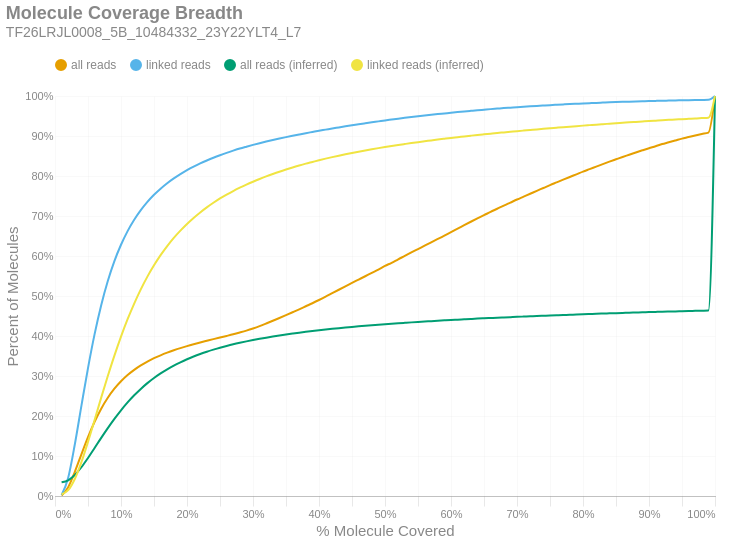

The notebook cell this image was saved under:
### Markdown cell above
### Molecule Read Coverage
This chart shows molecule coverage breadth as computed by the number of bases aligned to that molecule. In other words, "*how much of each unique long molecule is actually sequenced/aligned?*" Keep in mind there is a distinction between sequences and alignments, since some sequences belonging to a particular molecule may not align well and wouldn't appear in the alignment data. This chart also shows molecule coverage breadth as computed by the *inferred fragment* from which the aligned sequences originate. Unlike read coverage, this calculation takes into account the total insert size, including unsequenced gaps between the forward and reverse reads. Like the previous figures, these are cumulative percents.

### Code cell
if SKIPLR:
    print_html(f"Skipped")
else:
    binned_df = consolidated_hist(valids['coverage_bp'], mask, 0.01, True)
    binned_df_inf = consolidated_hist(valids['coverage_inserts'], mask, 0.01, True)
    binned_df = binned_df.with_columns(pl.lit(binned_df_inf['all reads (cumsum)']).alias('all reads (inferred)'))
    binned_df = binned_df.with_columns(pl.lit(binned_df_inf['linked reads (cumsum)']).alias('linked reads (inferred)'))
    binned_df = binned_df.with_columns(
        (pl.col('bin').cast(pl.Float64) + 0.01).alias('right_edge')
    )

    with SafeRender(binned_df):
        (
            density_plot(binned_df, 'Molecule Coverage Breadth', samplename, 'molcov', ['all reads (inferred)','linked reads (inferred)'])
            .encode(
                #x=alt.X('bin:Q', title="% Molecule Covered").axis(format = '%').scale(padding=0),
                x=alt.X('right_edge:Q', title="% Molecule Covered").axis(format='%').scale(padding=0),
                y=alt.Y('value:Q', title='Percent of Molecules')
                    .axis(format='%')
                    .stack(False)
                    .scale(domainMin=0, padding=0),
                color=alt.Color("key:N").scale(domain = ["all reads", "linked reads", "all reads (inferred)", "linked reads (inferred)"]),
                tooltip = [
                    alt.Tooltip("key:N", title = "Data Type"),
                    alt.Tooltip("range_label:N", title="% Molecule Covered"),
                    alt.Tooltip("value:Q", format = ".2%", title="% Molecules")
                ]
            )
        ).display()

### Figure 1 — Vega-Lite specification as saved in the notebook (floating-point values rounded to 4 significant figures)
{"width": "container", "height": 400, "config": {"title": {"anchor": "start", "dy": -15, "fontSize": 18, "color": "#888888", "subtitleColor": "#888888", "subtitleFontSize": 14}, "arc": {"fill": "#0072B2"}, "axis": {"domainColor": "#888888", "domainWidth": 0.5, "gridWidth": 0.2, "grid": false, "titleFontWeight": 400, "titleFontSize": 15, "labelFontSize": 11, "labelColor": "#888888", "tickColor": "#888888", "tickWidth": 0.2, "titleColor": "#888888"}, "axisBand": {"grid": false}, "axisX": {"grid": true, "tickSize": 10, "domainCap": "round"}, "axisY": {"domain": false, "grid": true, "tickSize": 0, "domainCap": "round"}, "background": "transparent", "header": {"labelFontSize": 15, "labelColor": "#888888", "titleFontSize": 15, "titleFontWeight": 600, "titleColor": "#888888"}, "legend": {"labelFont": "sans-serif", "labelFontSize": 12, "labelColor": "#888888", "symbolSize": 100, "symbolType": "circle", "titleFontSize": 12, "titlePadding": 10, "titleColor": "#888888", "title": null, "orient": "top"}, "range": {"category": ["#E69F00", "#56B4E9", "#009E73", "#F0E442", "#0072B2", "#D55E00", "#CC79A7", "#000000"], "diverging": ["#cfe8f3", "#a2d4ec", "#73bfe2", "#46abdb", "#1696d2", "#12719e"]}, "area": {"fill": "#0072B2", "fillOpacity": 0.7, "line": true, "strokeOpacity": 0.7}, "line": {"color": "#0072B2", "stroke": "#0072B2", "strokeWidth": 2}, "trail": {"color": "#0072B2", "stroke": "#0072B2", "strokeWidth": 0, "size": 1}, "point": {"filled": true, "fillOpacity": 1.0, "size": 95}, "text": {"color": "#888888", "fontSize": 11, "align": "right", "fontWeight": 400, "size": 11}, "bar": {"fill": "#0072B2", "stroke": null}, "view": {"stroke": null, "continuousWidth": 660, "continuousHeight": 400}}, "data": {"name": "data-b8bf8a29a9e27fe9c34efe17f295a091"}, "mark": {"type": "line", "interpolate": "monotone", "point": {"opacity": 0, "size": 275}}, "encoding": {"color": {"field": "key", "scale": {"domain": ["all reads", "linked reads", "all reads (inferred)", "linked reads (inferred)"]}, "type": "nominal"}, "tooltip": [{"field": "key", "title": "Data Type", "type": "nominal"}, {"field": "range_label", "title": "% Molecule Covered", "type": "nominal"}, {"field": "value", "format": ".2%", "title": "% Molecules", "type": "quantitative"}], "x": {"axis": {"format": "%"}, "field": "right_edge", "scale": {"padding": 0}, "title": "% Molecule Covered", "type": "quantitative"}, "y": {"axis": {"format": "%"}, "field": "value", "scale": {"domainMin": 0, "padding": 0}, "stack": false, "title": "Percent of Molecules", "type": "quantitative"}}, "params": [{"name": "param_c36ac31b6afebe62", "select": {"type": "point", "fields": ["key"]}, "bind": "legend"}], "title": {"text": "Molecule Coverage Breadth", "subtitle": "TF26LRJL0008_5B_10484332_23Y22YLT4_L7"}, "transform": [{"fold": ["all reads (cumsum)", "linked reads (cumsum)", "all reads (inferred)", "linked reads (inferred)"]}, {"calculate": "replace(datum.key, ' (cumsum)', '')", "as": "key"}, {"filter": {"param": "param_c36ac31b6afebe62"}}], "usermeta": {"embedOptions": {"downloadFileName": "TF26LRJL0008_5B_10484332_23Y22YLT4_L7.molcov"}}, "$schema": "https://vega.github.io/schema/vega-lite/v6.4.1.json", "datasets": {"data-b8bf8a29a9e27fe9c34efe17f295a091": [{"bin": "0.0", "interval": "0.0-0.01", "all reads": 0.001442, "linked reads": 0.002404, "all reads (cumsum)": 0.001442, "linked reads (cumsum)": 0.002404, "range_label": "0.0-0.01", "all reads (inferred)": 0.03412, "linked reads (inferred)": 0.004541, "right_edge": 0.01}, {"bin": "0.01", "interval": "0.01-0.02", "all reads": 0.02068, "linked reads": 0.04344, "all reads (cumsum)": 0.02212, "linked reads (cumsum)": 0.04585, "range_label": "0.01-0.02", "all reads (inferred)": 0.03934, "linked reads (inferred)": 0.01459, "right_edge": 0.02}, {"bin": "0.02", "interval": "0.02-0.03", "all reads": 0.03817, "linked reads": 0.0829, "all reads (cumsum)": 0.06029, "linked reads (cumsum)": 0.1287, "range_label": "0.02-0.03", "all reads (inferred)": 0.05251, "linked reads (inferred)": 0.04249, "right_edge": 0.03}, {"bin": "0.03", "interval": "0.03-0.04", "all reads": 0.04399, "linked reads": 0.09667, "all reads (cumsum)": 0.1043, "linked reads (cumsum)": 0.2254, "range_label": "0.03-0.04", "all reads (inferred)": 0.0719, "linked reads (inferred)": 0.08465, "right_edge": 0.04}, {"bin": "0.04", "interval": "0.04-0.05", "all reads": 0.04284, "linked reads": 0.0944, "all reads (cumsum)": 0.1471, "linked reads (cumsum)": 0.3198, "range_label": "0.04-0.05", "all reads (inferred)": 0.09508, "linked reads (inferred)": 0.1354, "right_edge": 0.05}, {"bin": "0.05", "interval": "0.05-0.06", "all reads": 0.03844, "linked reads": 0.08483, "all reads (cumsum)": 0.1856, "linked reads (cumsum)": 0.4046, "range_label": "0.05-0.06", "all reads (inferred)": 0.12, "linked reads (inferred)": 0.1901, "right_edge": 0.06}, {"bin": "0.06", "interval": "0.06-0.07", "all reads": 0.03281, "linked reads": 0.07241, "all reads (cumsum)": 0.2184, "linked reads (cumsum)": 0.4771, "range_label": "0.06-0.07", "all reads (inferred)": 0.1453, "linked reads (inferred)": 0.2459, "right_edge": 0.07}, {"bin": "0.07", "interval": "0.07-0.08", "all reads": 0.02737, "linked reads": 0.0604, "all reads (cumsum)": 0.2457, "linked reads (cumsum)": 0.5375, "range_label": "0.07-0.08", "all reads (inferred)": 0.1697, "linked reads (inferred)": 0.2998, "right_edge": 0.08}, {"bin": "0.08", "interval": "0.08-0.09", "all reads": 0.02258, "linked reads": 0.04974, "all reads (cumsum)": 0.2683, "linked reads (cumsum)": 0.5872, "range_label": "0.08-0.09", "all reads (inferred)": 0.1928, "linked reads (inferred)": 0.351, "right_edge": 0.09}, {"bin": "0.09", "interval": "0.09-0.1", "all reads": 0.01859, "linked reads": 0.0409, "all reads (cumsum)": 0.2869, "linked reads (cumsum)": 0.6281, "range_label": "0.09-0.1", "all reads (inferred)": 0.2143, "linked reads (inferred)": 0.3986, "right_edge": 0.1}, {"bin": "0.1", "interval": "0.1-0.11", "all reads": 0.01555, "linked reads": 0.03414, "all reads (cumsum)": 0.3025, "linked reads (cumsum)": 0.6622, "range_label": "0.1-0.11", "all reads (inferred)": 0.234, "linked reads (inferred)": 0.442, "right_edge": 0.11}, {"bin": "0.11", "interval": "0.11-0.12", "all reads": 0.01295, "linked reads": 0.02831, "all reads (cumsum)": 0.3154, "linked reads (cumsum)": 0.6905, "range_label": "0.11-0.12", "all reads (inferred)": 0.2517, "linked reads (inferred)": 0.4812, "right_edge": 0.12}, {"bin": "0.12", "interval": "0.12-0.13", "all reads": 0.01107, "linked reads": 0.02404, "all reads (cumsum)": 0.3265, "linked reads (cumsum)": 0.7146, "range_label": "0.12-0.13", "all reads (inferred)": 0.2678, "linked reads (inferred)": 0.5167, "right_edge": 0.13}, {"bin": "0.13", "interval": "0.13-0.14", "all reads": 0.009576, "linked reads": 0.02061, "all reads (cumsum)": 0.3361, "linked reads (cumsum)": 0.7352, "range_label": "0.13-0.14", "all reads (inferred)": 0.2821, "linked reads (inferred)": 0.5485, "right_edge": 0.14}, {"bin": "0.14", "interval": "0.14-0.15", "all reads": 0.008395, "linked reads": 0.01788, "all reads (cumsum)": 0.3445, "linked reads (cumsum)": 0.7531, "range_label": "0.14-0.15", "all reads (inferred)": 0.295, "linked reads (inferred)": 0.5768, "right_edge": 0.15}, {"bin": "0.15", "interval": "0.15-0.16", "all reads": 0.007304, "linked reads": 0.01533, "all reads (cumsum)": 0.3518, "linked reads (cumsum)": 0.7684, "range_label": "0.15-0.16", "all reads (inferred)": 0.3065, "linked reads (inferred)": 0.6023, "right_edge": 0.16}, {"bin": "0.16", "interval": "0.16-0.17", "all reads": 0.006549, "linked reads": 0.01356, "all reads (cumsum)": 0.3583, "linked reads (cumsum)": 0.782, "range_label": "0.16-0.17", "all reads (inferred)": 0.3167, "linked reads (inferred)": 0.6249, "right_edge": 0.17}, {"bin": "0.17", "interval": "0.17-0.18", "all reads": 0.00594, "linked reads": 0.01208, "all reads (cumsum)": 0.3642, "linked reads (cumsum)": 0.794, "range_label": "0.17-0.18", "all reads (inferred)": 0.326, "linked reads (inferred)": 0.6453, "right_edge": 0.18}, {"bin": "0.18", "interval": "0.18-0.19", "all reads": 0.005451, "linked reads": 0.01081, "all reads (cumsum)": 0.3697, "linked reads (cumsum)": 0.8048, "range_label": "0.18-0.19", "all reads (inferred)": 0.3342, "linked reads (inferred)": 0.6634, "right_edge": 0.19}, {"bin": "0.19", "interval": "0.19-0.2", "all reads": 0.005038, "linked reads": 0.009778, "all reads (cumsum)": 0.3747, "linked reads (cumsum)": 0.8146, "range_label": "0.19-0.2", "all reads (inferred)": 0.3418, "linked reads (inferred)": 0.6802, "right_edge": 0.2}, {"bin": "0.2", "interval": "0.2-0.21", "all reads": 0.004634, "linked reads": 0.008775, "all reads (cumsum)": 0.3794, "linked reads (cumsum)": 0.8234, "range_label": "0.2-0.21", "all reads (inferred)": 0.3486, "linked reads (inferred)": 0.6952, "right_edge": 0.21}, {"bin": "0.21", "interval": "0.21-0.22", "all reads": 0.00437, "linked reads": 0.008022, "all reads (cumsum)": 0.3837, "linked reads (cumsum)": 0.8314, "range_label": "0.21-0.22", "all reads (inferred)": 0.3549, "linked reads (inferred)": 0.7089, "right_edge": 0.22}, {"bin": "0.22", "interval": "0.22-0.23", "all reads": 0.004224, "linked reads": 0.007391, "all reads (cumsum)": 0.388, "linked reads (cumsum)": 0.8388, "range_label": "0.22-0.23", "all reads (inferred)": 0.3606, "linked reads (inferred)": 0.7216, "right_edge": 0.23}, {"bin": "0.23", "interval": "0.23-0.24", "all reads": 0.004216, "linked reads": 0.006895, "all reads (cumsum)": 0.3922, "linked reads (cumsum)": 0.8457, "range_label": "0.23-0.24", "all reads (inferred)": 0.3658, "linked reads (inferred)": 0.7331, "right_edge": 0.24}, {"bin": "0.24", "interval": "0.24-0.25", "all reads": 0.004081, "linked reads": 0.006312, "all reads (cumsum)": 0.3963, "linked reads (cumsum)": 0.852, "range_label": "0.24-0.25", "all reads (inferred)": 0.3707, "linked reads (inferred)": 0.7438, "right_edge": 0.25}, {"bin": "0.25", "interval": "0.25-0.26", "all reads": 0.003958, "linked reads": 0.005842, "all reads (cumsum)": 0.4002, "linked reads (cumsum)": 0.8579, "range_label": "0.25-0.26", "all reads (inferred)": 0.3751, "linked reads (inferred)": 0.7534, "right_edge": 0.26}, {"bin": "0.26", "interval": "0.26-0.27", "all reads": 0.00407, "linked reads": 0.00548, "all reads (cumsum)": 0.4043, "linked reads (cumsum)": 0.8633, "range_label": "0.26-0.27", "all reads (inferred)": 0.3792, "linked reads (inferred)": 0.7624, "right_edge": 0.27}, {"bin": "0.27", "interval": "0.27-0.28", "all reads": 0.004441, "linked reads": 0.005213, "all reads (cumsum)": 0.4087, "linked reads (cumsum)": 0.8685, "range_label": "0.27-0.28", "all reads (inferred)": 0.383, "linked reads (inferred)": 0.7707, "right_edge": 0.28}, {"bin": "0.28", "interval": "0.28-0.29", "all reads": 0.004691, "linked reads": 0.004678, "all reads (cumsum)": 0.4134, "linked reads (cumsum)": 0.8732, "range_label": "0.28-0.29", "all reads (inferred)": 0.3865, "linked reads (inferred)": 0.7785, "right_edge": 0.29}, {"bin": "0.29", "interval": "0.29-0.3", "all reads": 0.005298, "linked reads": 0.004508, "all reads (cumsum)": 0.4187, "linked reads (cumsum)": 0.8777, "range_label": "0.29-0.3", "all reads (inferred)": 0.3898, "linked reads (inferred)": 0.7857, "right_edge": 0.3}, {"bin": "0.3", "interval": "0.3-0.31", "all reads": 0.0059, "linked reads": 0.004257, "all reads (cumsum)": 0.4246, "linked reads (cumsum)": 0.882, "range_label": "0.3-0.31", "all reads (inferred)": 0.3929, "linked reads (inferred)": 0.7926, "right_edge": 0.31}, {"bin": "0.31", "interval": "0.31-0.32", "all reads": 0.006586, "linked reads": 0.004024, "all reads (cumsum)": 0.4312, "linked reads (cumsum)": 0.886, "range_label": "0.31-0.32", "all reads (inferred)": 0.3959, "linked reads (inferred)": 0.799, "right_edge": 0.32}, {"bin": "0.32", "interval": "0.32-0.33", "all reads": 0.006903, "linked reads": 0.003816, "all reads (cumsum)": 0.4381, "linked reads (cumsum)": 0.8898, "range_label": "0.32-0.33", "all reads (inferred)": 0.3986, "linked reads (inferred)": 0.8051, "right_edge": 0.33}, {"bin": "0.33", "interval": "0.33-0.34", "all reads": 0.006872, "linked reads": 0.003706, "all reads (cumsum)": 0.445, "linked reads (cumsum)": 0.8935, "range_label": "0.33-0.34", "all reads (inferred)": 0.4013, "linked reads (inferred)": 0.8108, "right_edge": 0.34}, {"bin": "0.34", "interval": "0.34-0.35", "all reads": 0.007089, "linked reads": 0.003603, "all reads (cumsum)": 0.4521, "linked reads (cumsum)": 0.8971, "range_label": "0.34-0.35", "all reads (inferred)": 0.4037, "linked reads (inferred)": 0.8162, "right_edge": 0.35}, {"bin": "0.35", "interval": "0.35-0.36", "all reads": 0.007253, "linked reads": 0.003393, "all reads (cumsum)": 0.4593, "linked reads (cumsum)": 0.9005, "range_label": "0.35-0.36", "all reads (inferred)": 0.4061, "linked reads (inferred)": 0.8213, "right_edge": 0.36}, {"bin": "0.36", "interval": "0.36-0.37", "all reads": 0.007334, "linked reads": 0.003331, "all reads (cumsum)": 0.4667, "linked reads (cumsum)": 0.9039, "range_label": "0.36-0.37", "all reads (inferred)": 0.4083, "linked reads (inferred)": 0.8263, "right_edge": 0.37}, {"bin": "0.37", "interval": "0.37-0.38", "all reads": 0.00765, "linked reads": 0.003226, "all reads (cumsum)": 0.4743, "linked reads (cumsum)": 0.9071, "range_label": "0.37-0.38", "all reads (inferred)": 0.4104, "linked reads (inferred)": 0.8309, "right_edge": 0.38}, {"bin": "0.38", "interval": "0.38-0.39", "all reads": 0.007635, "linked reads": 0.003006, "all reads (cumsum)": 0.4819, "linked reads (cumsum)": 0.9101, "range_label": "0.38-0.39", "all reads (inferred)": 0.4124, "linked reads (inferred)": 0.8351, "right_edge": 0.39}, {"bin": "0.39", "interval": "0.39-0.4", "all reads": 0.008041, "linked reads": 0.003013, "all reads (cumsum)": 0.49, "linked reads (cumsum)": 0.9131, "range_label": "0.39-0.4", "all reads (inferred)": 0.4143, "linked reads (inferred)": 0.8394, "right_edge": 0.4}, {"bin": "0.4", "interval": "0.4-0.41", "all reads": 0.008265, "linked reads": 0.00281, "all reads (cumsum)": 0.4982, "linked reads (cumsum)": 0.9159, "range_label": "0.4-0.41", "all reads (inferred)": 0.4162, "linked reads (inferred)": 0.8435, "right_edge": 0.41}, {"bin": "0.41", "interval": "0.41-0.42", "all reads": 0.00871, "linked reads": 0.00286, "all reads (cumsum)": 0.507, "linked reads (cumsum)": 0.9188, "range_label": "0.41-0.42", "all reads (inferred)": 0.4179, "linked reads (inferred)": 0.8472, "right_edge": 0.42}, {"bin": "0.42", "interval": "0.42-0.43", "all reads": 0.008682, "linked reads": 0.0027, "all reads (cumsum)": 0.5156, "linked reads (cumsum)": 0.9215, "range_label": "0.42-0.43", "all reads (inferred)": 0.4196, "linked reads (inferred)": 0.8509, "right_edge": 0.43}, {"bin": "0.43", "interval": "0.43-0.44", "all reads": 0.008603, "linked reads": 0.002727, "all reads (cumsum)": 0.5242, "linked reads (cumsum)": 0.9242, "range_label": "0.43-0.44", "all reads (inferred)": 0.4212, "linked reads (inferred)": 0.8543, "right_edge": 0.44}, {"bin": "0.44", "interval": "0.44-0.45", "all reads": 0.008458, "linked reads": 0.002636, "all reads (cumsum)": 0.5327, "linked reads (cumsum)": 0.9268, "range_label": "0.44-0.45", "all reads (inferred)": 0.4227, "linked reads (inferred)": 0.8576, "right_edge": 0.45}, {"bin": "0.45", "interval": "0.45-0.46", "all reads": 0.008321, "linked reads": 0.002483, "all reads (cumsum)": 0.541, "linked reads (cumsum)": 0.9293, "range_label": "0.45-0.46", "all reads (inferred)": 0.4241, "linked reads (inferred)": 0.8607, "right_edge": 0.46}, {"bin": "0.46", "interval": "0.46-0.47", "all reads": 0.008322, "linked reads": 0.002445, "all reads (cumsum)": 0.5493, "linked reads (cumsum)": 0.9318, "range_label": "0.46-0.47", "all reads (inferred)": 0.4255, "linked reads (inferred)": 0.8638, "right_edge": 0.47}, {"bin": "0.47", "interval": "0.47-0.48", "all reads": 0.00845, "linked reads": 0.002432, "all reads (cumsum)": 0.5578, "linked reads (cumsum)": 0.9342, "range_label": "0.47-0.48", "all reads (inferred)": 0.4269, "linked reads (inferred)": 0.8668, "right_edge": 0.48}, {"bin": "0.48", "interval": "0.48-0.49", "all reads": 0.00824, "linked reads": 0.002352, "all reads (cumsum)": 0.566, "linked reads (cumsum)": 0.9366, "range_label": "0.48-0.49", "all reads (inferred)": 0.4282, "linked reads (inferred)": 0.8697, "right_edge": 0.49}, {"bin": "0.49", "interval": "0.49-0.5", "all reads": 0.009102, "linked reads": 0.002399, "all reads (cumsum)": 0.5751, "linked reads (cumsum)": 0.939, "range_label": "0.49-0.5", "all reads (inferred)": 0.4295, "linked reads (inferred)": 0.8724, "right_edge": 0.5}, {"bin": "0.5", "interval": "0.5-0.51", "all reads": 0.007904, "linked reads": 0.002162, "all reads (cumsum)": 0.583, "linked reads (cumsum)": 0.9411, "range_label": "0.5-0.51", "all reads (inferred)": 0.4307, "linked reads (inferred)": 0.8751, "right_edge": 0.51}, {"bin": "0.51", "interval": "0.51-0.52", "all reads": 0.00877, "linked reads": 0.002165, "all reads (cumsum)": 0.5918, "linked reads (cumsum)": 0.9433, "range_label": "0.51-0.52", "all reads (inferred)": 0.4319, "linked reads (inferred)": 0.8775, "right_edge": 0.52}, {"bin": "0.52", "interval": "0.52-0.53", "all reads": 0.008402, "linked reads": 0.002091, "all reads (cumsum)": 0.6002, "linked reads (cumsum)": 0.9454, "range_label": "0.52-0.53", "all reads (inferred)": 0.433, "linked reads (inferred)": 0.88, "right_edge": 0.53}, {"bin": "0.53", "interval": "0.53-0.54", "all reads": 0.008677, "linked reads": 0.002022, "all reads (cumsum)": 0.6089, "linked reads (cumsum)": 0.9474, "range_label": "0.53-0.54", "all reads (inferred)": 0.4341, "linked reads (inferred)": 0.8823, "right_edge": 0.54}, {"bin": "0.54", "interval": "0.54-0.55", "all reads": 0.00836, "linked reads": 0.00193, "all reads (cumsum)": 0.6172, "linked reads (cumsum)": 0.9493, "range_label": "0.54-0.55", "all reads (inferred)": 0.4351, "linked reads (inferred)": 0.8846, "right_edge": 0.55}, {"bin": "0.55", "interval": "0.55-0.56", "all reads": 0.008633, "linked reads": 0.001881, "all reads (cumsum)": 0.6259, "linked reads (cumsum)": 0.9512, "range_label": "0.55-0.56", "all reads (inferred)": 0.4361, "linked reads (inferred)": 0.8868, "right_edge": 0.56}, {"bin": "0.56", "interval": "0.56-0.57", "all reads": 0.008437, "linked reads": 0.001796, "all reads (cumsum)": 0.6343, "linked reads (cumsum)": 0.953, "range_label": "0.56-0.57", "all reads (inferred)": 0.4371, "linked reads (inferred)": 0.8889, "right_edge": 0.57}, {"bin": "0.57", "interval": "0.57-0.58", "all reads": 0.008261, "linked reads": 0.001753, "all reads (cumsum)": 0.6426, "linked reads (cumsum)": 0.9548, "range_label": "0.57-0.58", "all reads (inferred)": 0.4381, "linked reads (inferred)": 0.8911, "right_edge": 0.58}, {"bin": "0.58", "interval": "0.58-0.59", "all reads": 0.008434, "linked reads": 0.001685, "all reads (cumsum)": 0.651, "linked reads (cumsum)": 0.9564, "range_label": "0.58-0.59", "all reads (inferred)": 0.4391, "linked reads (inferred)": 0.8932, "right_edge": 0.59}, {"bin": "0.59", "interval": "0.59-0.6", "all reads": 0.008786, "linked reads": 0.001718, "all reads (cumsum)": 0.6598, "linked reads (cumsum)": 0.9582, "range_label": "0.59-0.6", "all reads (inferred)": 0.44, "linked reads (inferred)": 0.8952, "right_edge": 0.6}, {"bin": "0.6", "interval": "0.6-0.61", "all reads": 0.008482, "linked reads": 0.001621, "all reads (cumsum)": 0.6683, "linked reads (cumsum)": 0.9598, "range_label": "0.6-0.61", "all reads (inferred)": 0.4409, "linked reads (inferred)": 0.8971, "right_edge": 0.61}, {"bin": "0.61", "interval": "0.61-0.62", "all reads": 0.008786, "linked reads": 0.001556, "all reads (cumsum)": 0.6771, "linked reads (cumsum)": 0.9613, "range_label": "0.61-0.62", "all reads (inferred)": 0.4417, "linked reads (inferred)": 0.8989, "right_edge": 0.62}, {"bin": "0.62", "interval": "0.62-0.63", "all reads": 0.008566, "linked reads": 0.001518, "all reads (cumsum)": 0.6856, "linked reads (cumsum)": 0.9629, "range_label": "0.62-0.63", "all reads (inferred)": 0.4426, "linked reads (inferred)": 0.9008, "right_edge": 0.63}, {"bin": "0.63", "interval": "0.63-0.64", "all reads": 0.008361, "linked reads": 0.001505, "all reads (cumsum)": 0.694, "linked reads (cumsum)": 0.9644, "range_label": "0.63-0.64", "all reads (inferred)": 0.4434, "linked reads (inferred)": 0.9026, "right_edge": 0.64}, {"bin": "0.64", "interval": "0.64-0.65", "all reads": 0.008056, "linked reads": 0.001411, "all reads (cumsum)": 0.7021, "linked reads (cumsum)": 0.9658, "range_label": "0.64-0.65", "all reads (inferred)": 0.4442, "linked reads (inferred)": 0.9043, "right_edge": 0.65}, {"bin": "0.65", "interval": "0.65-0.66", "all reads": 0.008229, "linked reads": 0.001413, "all reads (cumsum)": 0.7103, "linked reads (cumsum)": 0.9672, "range_label": "0.65-0.66", "all reads (inferred)": 0.445, "linked reads (inferred)": 0.9059, "right_edge": 0.66}, {"bin": "0.66", "interval": "0.66-0.67", "all reads": 0.007812, "linked reads": 0.001269, "all reads (cumsum)": 0.7181, "linked reads (cumsum)": 0.9684, "range_label": "0.66-0.67", "all reads (inferred)": 0.4457, "linked reads (inferred)": 0.9075, "right_edge": 0.67}, {"bin": "0.67", "interval": "0.67-0.68", "all reads": 0.00792, "linked reads": 0.001285, "all reads (cumsum)": 0.726, "linked reads (cumsum)": 0.9697, "range_label": "0.67-0.68", "all reads (inferred)": 0.4465, "linked reads (inferred)": 0.909, "right_edge": 0.68}, {"bin": "0.68", "interval": "0.68-0.69", "all reads": 0.00757, "linked reads": 0.001151, "all reads (cumsum)": 0.7336, "linked reads (cumsum)": 0.9709, "range_label": "0.68-0.69", "all reads (inferred)": 0.4472, "linked reads (inferred)": 0.9106, "right_edge": 0.69}, {"bin": "0.69", "interval": "0.69-0.7", "all reads": 0.007599, "linked reads": 0.001164, "all reads (cumsum)": 0.7412, "linked reads (cumsum)": 0.972, "range_label": "0.69-0.7", "all reads (inferred)": 0.4479, "linked reads (inferred)": 0.9121, "right_edge": 0.7}, {"bin": "0.7", "interval": "0.7-0.71", "all reads": 0.007222, "linked reads": 0.001113, "all reads (cumsum)": 0.7484, "linked reads (cumsum)": 0.9732, "range_label": "0.7-0.71", "all reads (inferred)": 0.4486, "linked reads (inferred)": 0.9136, "right_edge": 0.71}, {"bin": "0.71", "interval": "0.71-0.72", "all reads": 0.007216, "linked reads": 0.001078, "all reads (cumsum)": 0.7556, "linked reads (cumsum)": 0.9742, "range_label": "0.71-0.72", "all reads (inferred)": 0.4493, "linked reads (inferred)": 0.915, "right_edge": 0.72}, {"bin": "0.72", "interval": "0.72-0.73", "all reads": 0.00733, "linked reads": 0.001018, "all reads (cumsum)": 0.7629, "linked reads (cumsum)": 0.9753, "range_label": "0.72-0.73", "all reads (inferred)": 0.45, "linked reads (inferred)": 0.9165, "right_edge": 0.73}, {"bin": "0.73", "interval": "0.73-0.74", "all reads": 0.007082, "linked reads": 0.0009627, "all reads (cumsum)": 0.77, "linked reads (cumsum)": 0.9762, "range_label": "0.73-0.74", "all reads (inferred)": 0.4506, "linked reads (inferred)": 0.9179, "right_edge": 0.74}, {"bin": "0.74", "interval": "0.74-0.75", "all reads": 0.007181, "linked reads": 0.0009479, "all reads (cumsum)": 0.7772, "linked reads (cumsum)": 0.9772, "range_label": "0.74-0.75", "all reads (inferred)": 0.4512, "linked reads (inferred)": 0.9193, "right_edge": 0.75}, {"bin": "0.75", "interval": "0.75-0.76", "all reads": 0.006836, "linked reads": 0.0008792, "all reads (cumsum)": 0.784, "linked reads (cumsum)": 0.978, "range_label": "0.75-0.76", "all reads (inferred)": 0.4519, "linked reads (inferred)": 0.9207, "right_edge": 0.76}, {"bin": "0.76", "interval": "0.76-0.77", "all reads": 0.006822, "linked reads": 0.0008653, "all reads (cumsum)": 0.7909, "linked reads (cumsum)": 0.9789, "range_label": "0.76-0.77", "all reads (inferred)": 0.4525, "linked reads (inferred)": 0.922, "right_edge": 0.77}, {"bin": "0.77", "interval": "0.77-0.78", "all reads": 0.006713, "linked reads": 0.0008453, "all reads (cumsum)": 0.7976, "linked reads (cumsum)": 0.9798, "range_label": "0.77-0.78", "all reads (inferred)": 0.4531, "linked reads (inferred)": 0.9233, "right_edge": 0.78}, {"bin": "0.78", "interval": "0.78-0.79", "all reads": 0.006574, "linked reads": 0.0007818, "all reads (cumsum)": 0.8042, "linked reads (cumsum)": 0.9805, "range_label": "0.78-0.79", "all reads (inferred)": 0.4538, "linked reads (inferred)": 0.9247, "right_edge": 0.79}, {"bin": "0.79", "interval": "0.79-0.8", "all reads": 0.006835, "linked reads": 0.0007714, "all reads (cumsum)": 0.811, "linked reads (cumsum)": 0.9813, "range_label": "0.79-0.8", "all reads (inferred)": 0.4544, "linked reads (inferred)": 0.9259, "right_edge": 0.8}, {"bin": "0.8", "interval": "0.8-0.81", "all reads": 0.006263, "linked reads": 0.0007427, "all reads (cumsum)": 0.8173, "linked reads (cumsum)": 0.9821, "range_label": "0.8-0.81", "all reads (inferred)": 0.4549, "linked reads (inferred)": 0.9272, "right_edge": 0.81}, {"bin": "0.81", "interval": "0.81-0.82", "all reads": 0.006287, "linked reads": 0.0007323, "all reads (cumsum)": 0.8235, "linked reads (cumsum)": 0.9828, "range_label": "0.81-0.82", "all reads (inferred)": 0.4555, "linked reads (inferred)": 0.9284, "right_edge": 0.82}, {"bin": "0.82", "interval": "0.82-0.83", "all reads": 0.006274, "linked reads": 0.0006705, "all reads (cumsum)": 0.8298, "linked reads (cumsum)": 0.9835, "range_label": "0.82-0.83", "all reads (inferred)": 0.4561, "linked reads (inferred)": 0.9296, "right_edge": 0.83}, {"bin": "0.83", "interval": "0.83-0.84", "all reads": 0.006084, "linked reads": 0.0006714, "all reads (cumsum)": 0.8359, "linked reads (cumsum)": 0.9841, "range_label": "0.83-0.84", "all reads (inferred)": 0.4566, "linked reads (inferred)": 0.9307, "right_edge": 0.84}, {"bin": "0.84", "interval": "0.84-0.85", "all reads": 0.005863, "linked reads": 0.0006131, "all reads (cumsum)": 0.8418, "linked reads (cumsum)": 0.9847, "range_label": "0.84-0.85", "all reads (inferred)": 0.4571, "linked reads (inferred)": 0.9319, "right_edge": 0.85}, {"bin": "0.85", "interval": "0.85-0.86", "all reads": 0.005835, "linked reads": 0.0005879, "all reads (cumsum)": 0.8476, "linked reads (cumsum)": 0.9853, "range_label": "0.85-0.86", "all reads (inferred)": 0.4577, "linked reads (inferred)": 0.933, "right_edge": 0.86}, {"bin": "0.86", "interval": "0.86-0.87", "all reads": 0.005545, "linked reads": 0.0005801, "all reads (cumsum)": 0.8531, "linked reads (cumsum)": 0.9859, "range_label": "0.86-0.87", "all reads (inferred)": 0.4582, "linked reads (inferred)": 0.9341, "right_edge": 0.87}, {"bin": "0.87", "interval": "0.87-0.88", "all reads": 0.005625, "linked reads": 0.0005235, "all reads (cumsum)": 0.8588, "linked reads (cumsum)": 0.9864, "range_label": "0.87-0.88", "all reads (inferred)": 0.4587, "linked reads (inferred)": 0.9352, "right_edge": 0.88}, {"bin": "0.88", "interval": "0.88-0.89", "all reads": 0.005445, "linked reads": 0.0004801, "all reads (cumsum)": 0.8642, "linked reads (cumsum)": 0.9869, "range_label": "0.88-0.89", "all reads (inferred)": 0.4592, "linked reads (inferred)": 0.9363, "right_edge": 0.89}, {"bin": "0.89", "interval": "0.89-0.9", "all reads": 0.00532, "linked reads": 0.0004609, "all reads (cumsum)": 0.8695, "linked reads (cumsum)": 0.9874, "range_label": "0.89-0.9", "all reads (inferred)": 0.4597, "linked reads (inferred)": 0.9374, "right_edge": 0.9}, {"bin": "0.9", "interval": "0.9-0.91", "all reads": 0.004932, "linked reads": 0.0004209, "all reads (cumsum)": 0.8745, "linked reads (cumsum)": 0.9878, "range_label": "0.9-0.91", "all reads (inferred)": 0.4602, "linked reads (inferred)": 0.9384, "right_edge": 0.91}, {"bin": "0.91", "interval": "0.91-0.92", "all reads": 0.005382, "linked reads": 0.0004053, "all reads (cumsum)": 0.8798, "linked reads (cumsum)": 0.9882, "range_label": "0.91-0.92", "all reads (inferred)": 0.4607, "linked reads (inferred)": 0.9394, "right_edge": 0.92}, {"bin": "0.92", "interval": "0.92-0.93", "all reads": 0.004437, "linked reads": 0.0003574, "all reads (cumsum)": 0.8843, "linked reads (cumsum)": 0.9886, "range_label": "0.92-0.93", "all reads (inferred)": 0.4611, "linked reads (inferred)": 0.9403, "right_edge": 0.93}, {"bin": "0.93", "interval": "0.93-0.94", "all reads": 0.00458, "linked reads": 0.0003818, "all reads (cumsum)": 0.8889, "linked reads (cumsum)": 0.9889, "range_label": "0.93-0.94", "all reads (inferred)": 0.4615, "linked reads (inferred)": 0.9412, "right_edge": 0.94}, {"bin": "0.94", "interval": "0.94-0.95", "all reads": 0.004649, "linked reads": 0.0003696, "all reads (cumsum)": 0.8935, "linked reads (cumsum)": 0.9893, "range_label": "0.94-0.95", "all reads (inferred)": 0.462, "linked reads (inferred)": 0.9421, "right_edge": 0.95}, {"bin": "0.95", "interval": "0.95-0.96", "all reads": 0.003756, "linked reads": 0.0003461, "all reads (cumsum)": 0.8973, "linked reads (cumsum)": 0.9897, "range_label": "0.95-0.96", "all reads (inferred)": 0.4624, "linked reads (inferred)": 0.943, "right_edge": 0.96}, {"bin": "0.96", "interval": "0.96-0.97", "all reads": 0.004041, "linked reads": 0.0002861, "all reads (cumsum)": 0.9013, "linked reads (cumsum)": 0.9899, "range_label": "0.96-0.97", "all reads (inferred)": 0.4628, "linked reads (inferred)": 0.9438, "right_edge": 0.97}, {"bin": "0.97", "interval": "0.97-0.98", "all reads": 0.003818, "linked reads": 0.0002774, "all reads (cumsum)": 0.9051, "linked reads (cumsum)": 0.9902, "range_label": "0.97-0.98", "all reads (inferred)": 0.4633, "linked reads (inferred)": 0.9447, "right_edge": 0.98}, {"bin": "0.98", "interval": "0.98-0.99", "all reads": 0.003506, "linked reads": 0.0002757, "all reads (cumsum)": 0.9086, "linked reads (cumsum)": 0.9905, "range_label": "0.98-0.99", "all reads (inferred)": 0.4637, "linked reads (inferred)": 0.9457, "right_edge": 0.99}, {"bin": "0.99", "interval": "0.99-1.0", "all reads": 0.09137, "linked reads": 0.009505, "all reads (cumsum)": 1.0, "linked reads (cumsum)": 1.0, "range_label": "0.99-1.0", "all reads (inferred)": 1.0, "linked reads (inferred)": 1.0, "right_edge": 1.0}]}}
